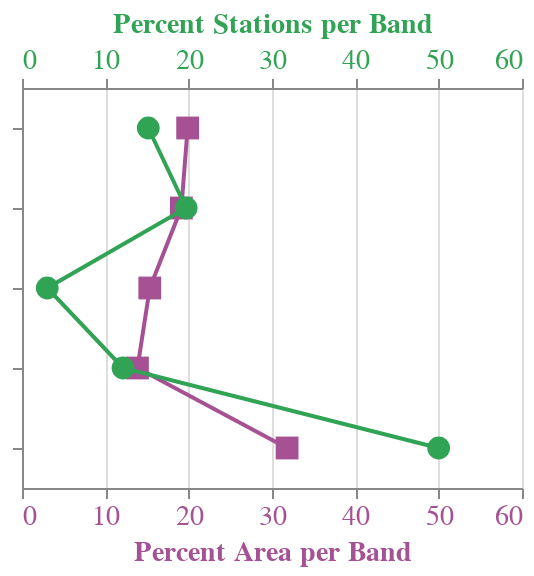

The notebook cell saved with this chart:
### Code cell
canopy_base = alt.Chart(area_by_canopy).encode(
    alt.Y("canopy_band:O", scale=alt.Scale(reverse=True), axis=alt.Axis(labels=False, title=None,labelFontSize=14, titleFontSize=14))
)

canopy_area = canopy_base.mark_line(point=False, color='#a55194').encode(
    alt.X('percent_area').axis(title='Percent Area per Band', titleColor='#a55194', labelColor='#a55194',labelFontSize=14, titleFontSize=14).scale(domain=(0,60)), 
    shape=alt.Shape() #
)

canopy_area_pts = canopy_base.mark_point(shape='square', color='#a55194', size=130, filled=True, fillOpacity=1).encode(
    alt.X('percent_area').scale(domain=(0,60)).axis(labels=False, title='', tickSize=0))

canopy_stations = canopy_base.mark_line(point=False, color='#31a354').encode(
    alt.X('percent_stations').scale(domain=(0,60)).axis(title='Percent Stations per Band', titleColor='#31a354', labelColor='#31a354',labelFontSize=14, titleFontSize=14)
)

canopy_stations_pts = canopy_base.mark_point(shape='circle', color='#31a354', size=130, filled=True, fillOpacity=1).encode(
    alt.X('percent_stations').scale(domain=(0,60)).axis(labels=False, title='', tickSize=0))

canopy_chart = alt.layer(canopy_area, canopy_area_pts, canopy_stations, canopy_stations_pts).resolve_scale(
    x='independent'
).properties(
    width=250,
    height=200
    )

canopy_chart

### Figure 1 — Vega-Lite specification as saved in the notebook (floating-point values rounded to 4 significant figures)
{"config": {"view": {"continuousWidth": 300, "continuousHeight": 300}}, "layer": [{"mark": {"type": "line", "color": "#a55194", "point": false}, "encoding": {"shape": {}, "x": {"axis": {"title": "Percent Area per Band", "titleColor": "#a55194", "labelColor": "#a55194", "labelFontSize": 14, "titleFontSize": 14}, "field": "percent_area", "scale": {"domain": [0, 60]}, "type": "quantitative"}, "y": {"axis": {"labelFontSize": 14, "labels": false, "title": null, "titleFontSize": 14}, "field": "canopy_band", "scale": {"reverse": true}, "type": "ordinal"}}}, {"mark": {"type": "point", "color": "#a55194", "fillOpacity": 1, "filled": true, "shape": "square", "size": 130}, "encoding": {"x": {"axis": {"labels": false, "title": "", "tickSize": 0}, "field": "percent_area", "scale": {"domain": [0, 60]}, "type": "quantitative"}, "y": {"axis": {"labelFontSize": 14, "labels": false, "title": null, "titleFontSize": 14}, "field": "canopy_band", "scale": {"reverse": true}, "type": "ordinal"}}}, {"mark": {"type": "line", "color": "#31a354", "point": false}, "encoding": {"x": {"axis": {"title": "Percent Stations per Band", "titleColor": "#31a354", "labelColor": "#31a354", "labelFontSize": 14, "titleFontSize": 14}, "field": "percent_stations", "scale": {"domain": [0, 60]}, "type": "quantitative"}, "y": {"axis": {"labelFontSize": 14, "labels": false, "title": null, "titleFontSize": 14}, "field": "canopy_band", "scale": {"reverse": true}, "type": "ordinal"}}}, {"mark": {"type": "point", "color": "#31a354", "fillOpacity": 1, "filled": true, "shape": "circle", "size": 130}, "encoding": {"x": {"axis": {"labels": false, "title": "", "tickSize": 0}, "field": "percent_stations", "scale": {"domain": [0, 60]}, "type": "quantitative"}, "y": {"axis": {"labelFontSize": 14, "labels": false, "title": null, "titleFontSize": 14}, "field": "canopy_band", "scale": {"reverse": true}, "type": "ordinal"}}}], "data": {"name": "data-36f6ac875c30874d168066bf1ede4aa0"}, "height": 200, "resolve": {"scale": {"x": "independent"}}, "width": 250, "$schema": "https://vega.github.io/schema/vega-lite/v5.20.1.json", "datasets": {"data-36f6ac875c30874d168066bf1ede4aa0": [{"canopy_band": [0, 20], "area_per_band": 24700.0, "stations_per_band": 33, "percent_stations": 50.0, "percent_area": 31.81}, {"canopy_band": [20, 40], "area_per_band": 10760.0, "stations_per_band": 8, "percent_stations": 12.12, "percent_area": 13.85}, {"canopy_band": [40, 60], "area_per_band": 11910.0, "stations_per_band": 2, "percent_stations": 3.03, "percent_area": 15.33}, {"canopy_band": [60, 80], "area_per_band": 14850.0, "stations_per_band": 13, "percent_stations": 19.7, "percent_area": 19.12}, {"canopy_band": [80, 100], "area_per_band": 15440.0, "stations_per_band": 10, "percent_stations": 15.15, "percent_area": 19.88}]}}
